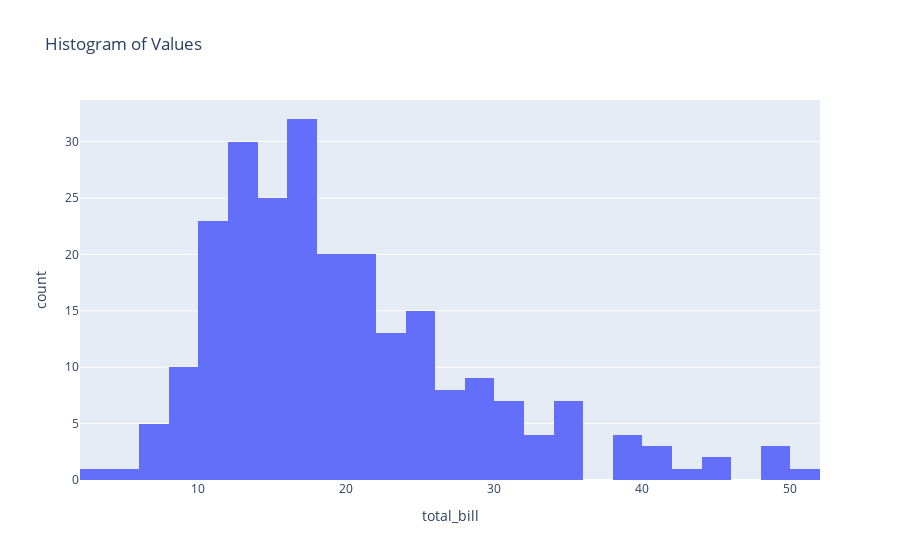

Notebook source saved alongside this figure:
### Code cell
# Q5

# In Plotly Express, the distplot function has been deprecated in favor of the histogram function for creating histograms.

histogram = px.histogram(tips_data, x='total_bill', title='Histogram of Values')
histogram.show()

### Figure 1 — Plotly figure (JSON) as saved in the notebook; plotly's stock layout.template omitted (floating-point values rounded to 4 significant figures; data arrays with more than 128 entries replaced by an {"elided": "..."} marker saying what was removed)
{"data": [{"alignmentgroup": "True", "bingroup": "x", "hovertemplate": "total_bill=%{x}<br>count=%{y}<extra></extra>", "legendgroup": "", "marker": {"color": "#636efa", "pattern": {"shape": ""}}, "name": "", "offsetgroup": "", "orientation": "v", "showlegend": false, "type": "histogram", "x": {"elided": "244 float values"}, "xaxis": "x", "yaxis": "y"}], "layout": {"autosize": true, "barmode": "relative", "legend": {"tracegroupgap": 0}, "title": {"text": "Histogram of Values"}, "xaxis": {"anchor": "y", "autorange": true, "domain": [0, 1], "range": [2, 52], "title": {"text": "total_bill"}, "type": "linear"}, "yaxis": {"anchor": "x", "autorange": true, "domain": [0, 1], "range": [0, 33.68], "title": {"text": "count"}}}}
